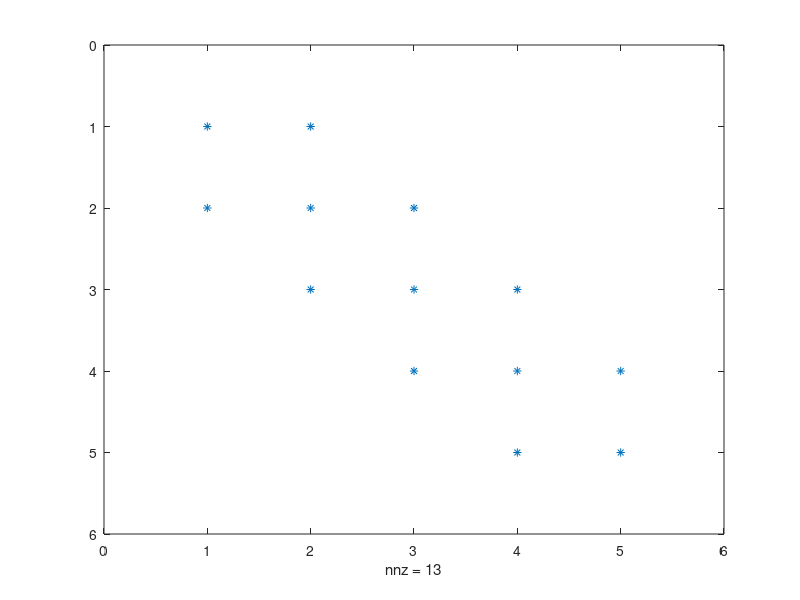

This chart was generated by the following MATLAB code:
%Crear matriz dispersa
n = 5;
D = sparse(1:n,1:n,-2*ones(1,n),n,n)
E = sparse(2:n,1:n-1,ones(1,n-1),n,n)
S = E+D+E'

%segunda opcion

n=5;
V = ones(n-1,1);
A = 2*eye(n)-diag(V,-1)-diag(V,1)
a = sparse(A)
full(a) %Contrario a sparse

%Preguntar si una matriz es dipersa
issparse(A)
issparse(a) %Grafica puntos dispersos
spy(A)
[i,j,V] = find(A)
sparse(i,j,V)
clock %medir tiempo
cputime %medir el tiempo